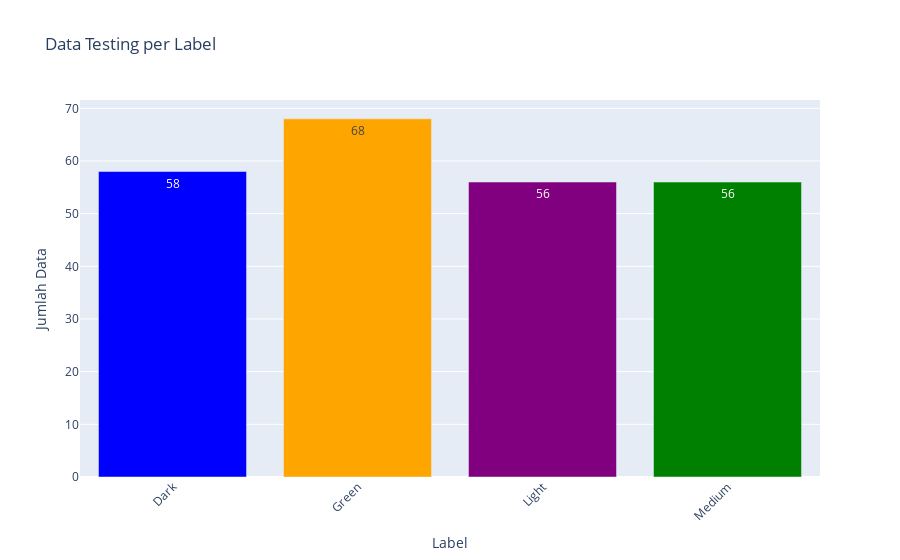

Notebook cell for this chart:
### Code cell
# Hitung jumlah data per label pada testing dataset
unique, counts = np.unique(y_test, return_counts=True)
print(f"Data Testing per Label:")
for i, (label, count) in enumerate(eye_disease_labels.items()):
    print(f"\t{label}\t: {counts[i]}")

print(f"Total Data Testing\t: {len(y_test)}")

# Visualisasi bar chart dengan plotly data testing dataset per label
# Define custom colors for each label
colors = ['blue', 'orange', 'purple', 'green', 'red'] 

fig = go.Figure(data=[go.Bar(
    x=list(eye_disease_labels.keys()),
    y=counts,
    marker_color=colors,  # Assign colors to bars
    text=counts,  # Add text labels
    textposition='auto'  
)])
fig.update_layout(
    title_text="Data Testing per Label",
    xaxis_title="Label",
    yaxis_title="Jumlah Data",
    xaxis_tickangle=-45,  # Rotate x-axis labels for better readability
)
fig.show()

### Figure 1 — Plotly figure (JSON) as saved in the notebook; plotly's stock layout.template omitted (floating-point values rounded to 4 significant figures)
{"data": [{"marker": {"color": ["blue", "orange", "purple", "green", "red"]}, "text": [58.0, 68.0, 56.0, 56.0], "textposition": "auto", "type": "bar", "x": ["Dark", "Green", "Light", "Medium"], "y": [58, 68, 56, 56]}], "layout": {"title": {"text": "Data Testing per Label"}, "xaxis": {"tickangle": -45, "title": {"text": "Label"}}, "yaxis": {"title": {"text": "Jumlah Data"}}}}
